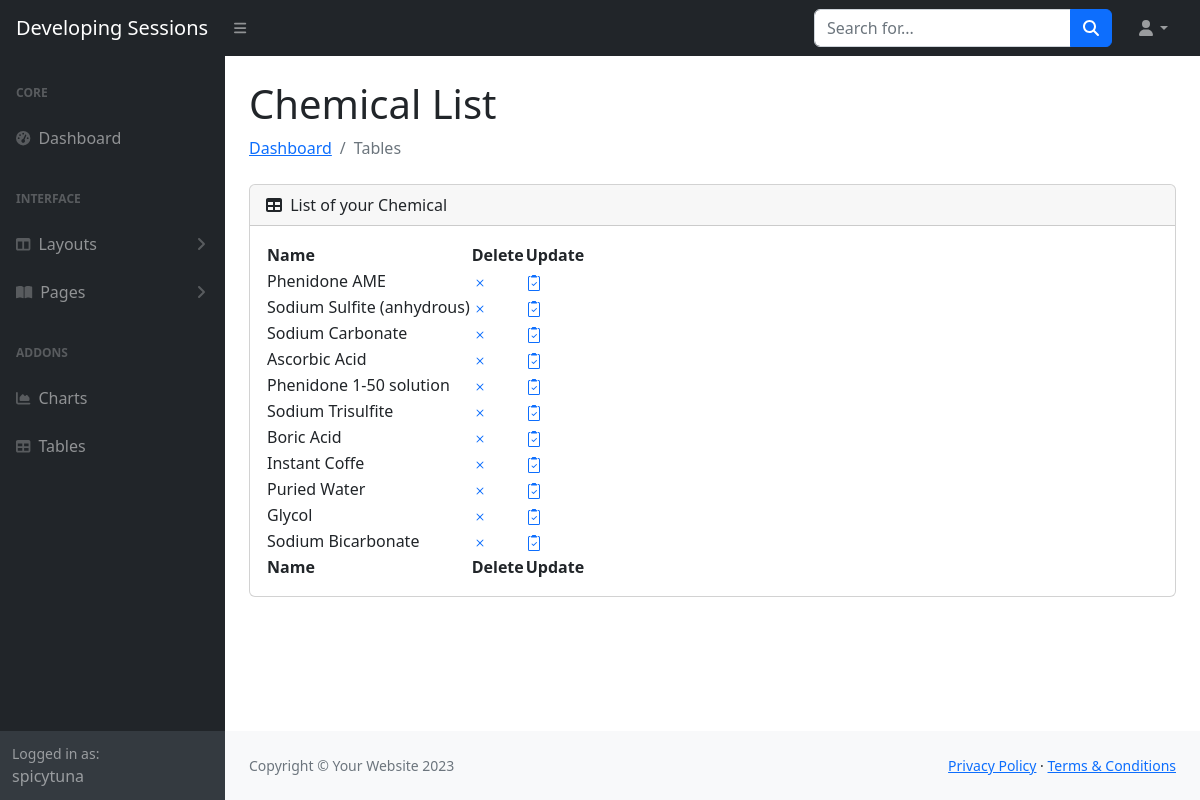
The page /sessions/chemicals/ (signed in) on the database its author committed.
### accounts/models.py (models this page shows, shortened)
class CustomUser(AbstractUser):
    age = models.PositiveIntegerField(null=True,blank=True)
    isphotograper = models.BooleanField(null=True,blank=True)
    is_approved = models.BooleanField(null=False,blank=False,default=False)

### devsessions/models.py (models this page shows, shortened)
class Chemical(models.Model):
    name= models.CharField(max_length=250)

### devsessions/views.py (the view)
# urls.py: path("chemicals/", ChemicalListView.as_view(),name ="chemical_list")
class ChemicalListView(LoginRequiredMixin,ListView):
    model=Chemical
    template_name="devsessions/chemical_list_view.html"
    def get_context_data(self, **kwargs):
        context = super().get_context_data(**kwargs)
        context['viewname']= "Chemical List"
        return context

### devsessions/templates/devsessions/chemical_list_view.html (shortened to what this page needs)
{%  extends  "devsessions/bootstraptemplate.html"  %}
{%  block  content  %}
 <div class="card mb-4">
                            <div class="card-header">
                                <i class="fas fa-table me-1"></i>
                                List of your Chemical
                            </div>
<div class="card-body">
                                <table id="datatablesSimple">
                                    <thead>
                                        <tr>
                                            <th>Name</th>
                                            <th>Delete</th>
                                            <th>Update</th>
                                        </tr>
                                    </thead>
                                    <tfoot>
                                        <tr>
                                            <th>Name</th>
                                            <th>Delete</th>
                                            <th>Update</th>
                                        </tr>
                                    </tfoot>
                                    <tbody>
                                        {%for chemical in chemical_list%}
                                        <tr>
                                            <td>{{chemical.name}}</td>
                                            <td><a href="{% url 'chemical_delete' chemical.pk %}" class="text-decoration-none">
              </a>
        </div></td>
        <td><a href="{% url 'chemical_update' chemical.pk %}" class="text-decoration-none">
              </a>
        </div></td>
                                        </tr>
                                        {% endfor %}
{%endblock content %}

### devsessions/templates/devsessions/bootstraptemplate.html (shortened to what this page needs)
{% load static %}
<!DOCTYPE html>
<html lang="en">
    <head>
<link rel="stylesheet" href="{% static 'devsessions/css/styles.css' %}">
        <link href="https://cdn.jsdelivr.net/npm/simple-datatables@7.1.2/dist/style.min.css" rel="stylesheet" />
    </head>
    <body class="sb-nav-fixed">
        <nav class="sb-topnav navbar navbar-expand navbar-dark bg-dark">
            <a class="navbar-brand ps-3" href="index.html">Developing Sessions</a>
            <button class="btn btn-link btn-sm order-1 order-lg-0 me-4 me-lg-0" id="sidebarToggle" href="#!"><i class="fas fa-bars"></i></button>
            <form class="d-none d-md-inline-block form-inline ms-auto me-0 me-md-3 my-2 my-md-0">
                <div class="input-group">
                    <input class="form-control" type="text" placeholder="Search for..." aria-label="Search for..." aria-describedby="btnNavbarSearch" />
                    <button class="btn btn-primary" id="btnNavbarSearch" type="button"><i class="fas fa-search"></i></button>
                </div>
            </form>
            <ul class="navbar-nav ms-auto ms-md-0 me-3 me-lg-4">
                <li class="nav-item dropdown">
                    <a class="nav-link dropdown-toggle" id="navbarDropdown" href="#" role="button" data-bs-toggle="dropdown" aria-expanded="false"><i class="fas fa-user fa-fw"></i></a>
                </li>
            </ul>
        </nav>
        <div id="layoutSidenav">
            <div id="layoutSidenav_nav">
                <nav class="sb-sidenav accordion sb-sidenav-dark" id="sidenavAccordion">
                    <div class="sb-sidenav-menu">
                        <div class="nav">
                            <div class="sb-sidenav-menu-heading">Core</div>
                            <a class="nav-link" href="index.html">
                                <div class="sb-nav-link-icon"><i class="fas fa-tachometer-alt"></i></div>
                                Dashboard
                            </a>
                            <div class="sb-sidenav-menu-heading">Interface</div>
                            <a class="nav-link collapsed" href="#" data-bs-toggle="collapse" data-bs-target="#collapseLayouts" aria-expanded="false" aria-controls="collapseLayouts">
                                <div class="sb-nav-link-icon"><i class="fas fa-columns"></i></div>
                                Layouts
                                <div class="sb-sidenav-collapse-arrow"><i class="fas fa-angle-down"></i></div>
                            </a>
                            <a class="nav-link collapsed" href="#" data-bs-toggle="collapse" data-bs-target="#collapsePages" aria-expanded="false" aria-controls="collapsePages">
                                <div class="sb-nav-link-icon"><i class="fas fa-book-open"></i></div>
                                Pages
                                <div class="sb-sidenav-collapse-arrow"><i class="fas fa-angle-down"></i></div>
                            </a>
                            <div class="sb-sidenav-menu-heading">Addons</div>
                            <a class="nav-link" href="charts.html">
                                <div class="sb-nav-link-icon"><i class="fas fa-chart-area"></i></div>
                                Charts
                            </a>
                            <a class="nav-link" href="tables.html">
                                <div class="sb-nav-link-icon"><i class="fas fa-table"></i></div>
                                Tables
                            </a>
                        </div>
                    </div>
                    <div class="sb-sidenav-footer">
                        <div class="small">Logged in as:</div>
                        {{	user.username	}}
                    </div>
                </nav>
            </div>
            <div id="layoutSidenav_content">
                <main>
                    <div class="container-fluid px-4">
                        <h1 class="mt-4">{{viewname}}</h1>
                        <ol class="breadcrumb mb-4">
                            <li class="breadcrumb-item"><a href="index.html">Dashboard</a></li>
                            <li class="breadcrumb-item active">Tables</li>
                        </ol>
						{%	block content	%}
						{%	endblock content	%}
                <footer class="py-4 bg-light mt-auto">
                    <div class="container-fluid px-4">
                        <div class="d-flex align-items-center justify-content-between small">
                            <div class="text-muted">Copyright &copy; Your Website 2023</div>
                            <div>
                                <a href="#">Privacy Policy</a>
                                &middot;
                                <a href="#">Terms &amp; Conditions</a>
                            </div>
                        </div>
                    </div>
                </footer>
    </body>
</html>

### rows shown on the page
CustomUser: username "spicytuna"
Chemical: name "Phenidone AME"
Chemical: name "Sodium Sulfite (anhydrous)"
Chemical: name "Sodium Carbonate"
Chemical: name "Ascorbic Acid"
Chemical: name "Phenidone 1-50 solution"
Chemical: name "Sodium Trisulfite"
Chemical: name "Boric Acid"
Chemical: name "Instant Coffe"
Chemical: name "Puried Water"
Chemical: name "Glycol"
Chemical: name "Sodium Bicarbonate"

### other values the page prints
{{ viewname }} "Chemical List"
